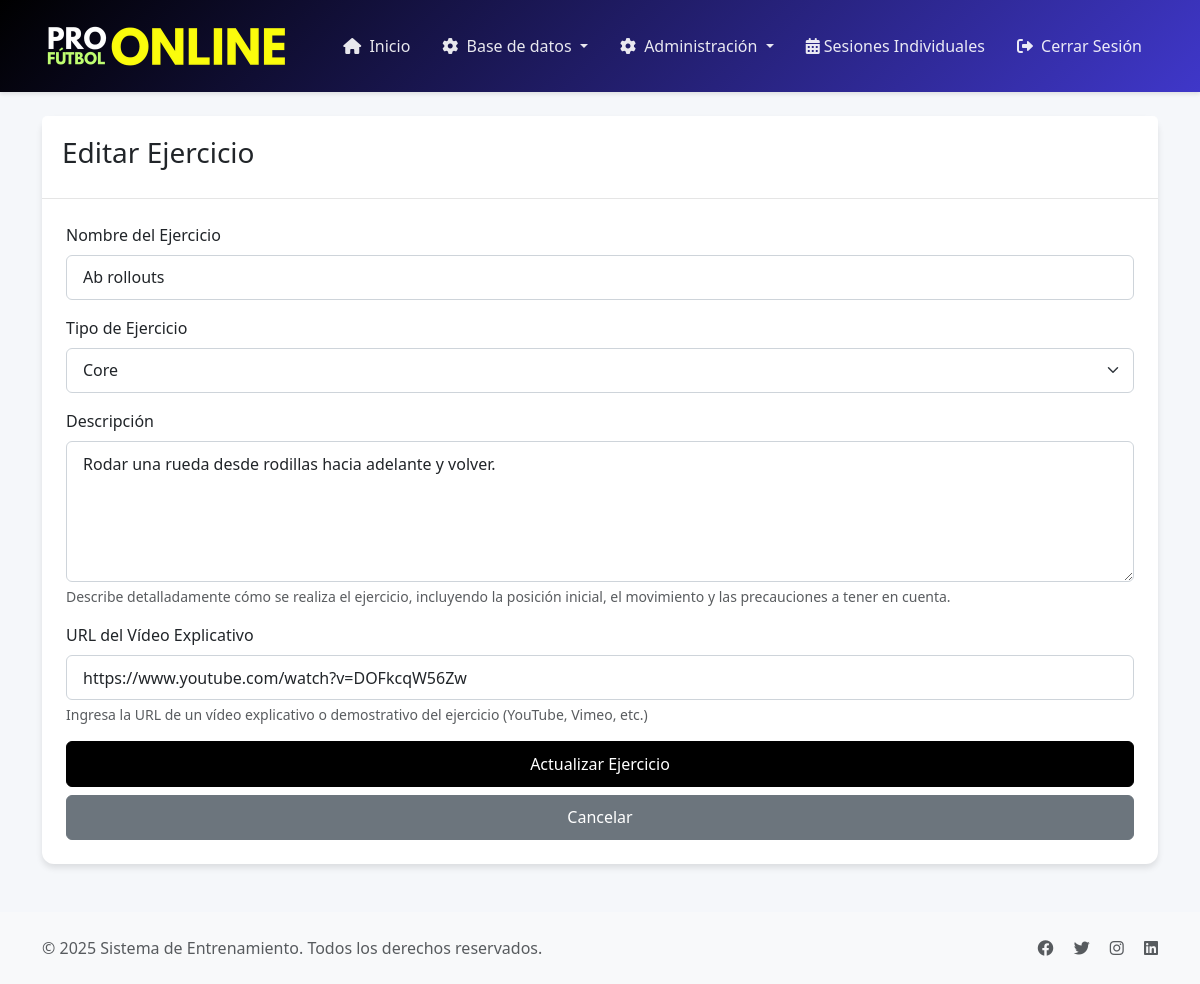
The page /ejercicios/editar/48 (signed in) on the database its author committed.
### tables this page shows
CREATE TABLE `ejercicios` (
  `id` int NOT NULL,
  `nombre` varchar(100) NOT NULL,
  `descripcion` text,
  `tipo_id` int NOT NULL,
  `video_url` varchar(255) DEFAULT NULL,
  `created_at` timestamp NULL DEFAULT CURRENT_TIMESTAMP
);

### controllers/BaseController.php (called while the page is built, shortened)
<?php
class BaseController {
    protected function render($view, $data = []) {
        extract($data);
        $viewPath = __DIR__ . "/../views/{$view}.php";
        require_once $viewPath;
    }
}

### controllers/EjercicioController.php (called while the page is built, shortened)
<?php
require_once 'BaseController.php';
require_once 'models/EjercicioModel.php';
require_once 'models/TipoEjercicioModel.php';
class EjercicioController extends BaseController {
    private $ejercicioModel;
    private $tipoModel;
    public function __construct() {
        $this->ejercicioModel = new EjercicioModel();
        $this->tipoModel = new TipoEjercicioModel();
    }
    public function editar($id) {
        $ejercicio = $this->ejercicioModel->findById($id);
        $tipos = $this->tipoModel->getAll();
        $this->render('ejercicios/editar', [
            'ejercicio' => $ejercicio,
            'tipos' => $tipos
        ]);
    }
}

### config/database.php (called while the page is built, shortened)
<?php
class Database {
    private static $instance = null;
    private $connection;
    private function __construct() {
        $host = 'localhost';
        $dbname = 'profutbolonline_qwb';
        $username = 'profutbolonline_asa';
        $password = '&}p^lgTkK9d~';
        try {
            $dsn = "mysql:host=$host;dbname=$dbname;charset=utf8mb4";
            $options = [
                PDO::ATTR_ERRMODE => PDO::ERRMODE_EXCEPTION,
                PDO::ATTR_DEFAULT_FETCH_MODE => PDO::FETCH_ASSOC,
                PDO::ATTR_EMULATE_PREPARES => false,
            ];
            $this->connection = new PDO($dsn, $username, $password, $options);
        } catch (PDOException $e) {
            die("Error de conexión a la base de datos: " . $e->getMessage());
        }
    }
    public static function getInstance() {
        if (self::$instance === null) {
            self::$instance = new self();
        }
        return self::$instance;
    }
    public function getConnection() {
        return $this->connection;
    }
}

### models/BaseModel.php (called while the page is built, shortened)
<?php
require_once __DIR__ . '/../config/database.php';
class BaseModel {
    public function __construct($table = null) {
        $this->db = Database::getInstance()->getConnection();
    }
}

### models/EjercicioModel.php (called while the page is built, shortened)
<?php
require_once 'BaseModel.php';
class EjercicioModel extends BaseModel {
    public function findById($id) {
        $query = "SELECT e.*, t.nombre as tipo_nombre, t.color as tipo_color, t.icono as tipo_icono
                  FROM ejercicios e
                  JOIN tipos_ejercicios t ON e.tipo_id = t.id
                  WHERE e.id = ?";
        $stmt = $this->db->prepare($query);
        $stmt->execute([$id]);
        return $stmt->fetch(PDO::FETCH_ASSOC);
    }
}

### models/TipoEjercicioModel.php (called while the page is built, shortened)
<?php
require_once 'BaseModel.php';
class TipoEjercicioModel extends BaseModel {
    public function __construct() {
        $this->table = 'tipos_ejercicios';
    }
    public function getAll() {
        $sql = "SELECT * FROM {$this->table} ORDER BY nombre";
        $stmt = $this->db->prepare($sql);
        $stmt->execute();
        return $stmt->fetchAll(PDO::FETCH_ASSOC);
    }
}

### views/ejercicios/editar.php (the view, shortened to what this page needs)
<?php require_once 'views/layouts/header.php'; ?>
<div class="container mt-4">
    <div class="row justify-content-center">
        <div class="col-md-12">
            <div class="card">
                <div class="card-header">
                    <h3>Editar Ejercicio</h3>
                </div>
                <div class="card-body">
                    <form method="POST" action="/ejercicios/editar/<?php echo $ejercicio['id']; ?>">
                        <div class="mb-3">
                            <label for="nombre" class="form-label">Nombre del Ejercicio</label>
                            <input type="text" class="form-control" id="nombre" name="nombre"
                                   value="<?php echo htmlspecialchars($ejercicio['nombre']); ?>" required>
                        </div>
                        <div class="mb-3">
                            <label for="tipo_id" class="form-label">Tipo de Ejercicio</label>
                            <select class="form-select" id="tipo_id" name="tipo_id" required>
                                <?php foreach ($tipos as $tipo): ?>
                                    <option value="<?php echo $tipo['id']; ?>"
                                            data-color="<?php echo $tipo['color']; ?>"
                                            data-icon="<?php echo $tipo['icono']; ?>"
                                            <?php echo $ejercicio['tipo_id'] == $tipo['id'] ? 'selected' : ''; ?>>
                                        <i class="<?php echo $tipo['icono']; ?>" style="color: <?php echo $tipo['color']; ?>"></i>
                                    </option>
                                <?php endforeach; ?>
                            </select>
                        </div>
                        <div class="mb-3">
                            <label for="descripcion" class="form-label">Descripción</label>
                            <textarea class="form-control" id="descripcion" name="descripcion" rows="5" required><?php
                                echo htmlspecialchars($ejercicio['descripcion']);
                            ?></textarea>
                            <div class="form-text">
                                Describe detalladamente cómo se realiza el ejercicio, incluyendo la posición inicial,
                                el movimiento y las precauciones a tener en cuenta.
                            </div>
                        </div>
                        <div class="mb-3">
                            <label for="video_url" class="form-label">URL del Vídeo Explicativo</label>
                            <input type="url" class="form-control" id="video_url" name="video_url"
                                   value="<?php echo htmlspecialchars($ejercicio['video_url'] ?? ''); ?>"
                                   placeholder="https://www.youtube.com/watch?v=...">
                            <div class="form-text">
                                Ingresa la URL de un vídeo explicativo o demostrativo del ejercicio (YouTube, Vimeo, etc.)
                            </div>
                        </div>
                        <div class="d-grid gap-2">
                            <button type="submit" class="btn btn-primary">Actualizar Ejercicio</button>
                            <a href="/ejercicios" class="btn btn-secondary">Cancelar</a>
                        </div>
                    </form>
                </div>
            </div>
        </div>
    </div>
</div>
<?php require_once 'views/layouts/footer.php'; ?>

### views/layouts/header.php (style rules this page uses)
:root { --primary-color: #000000; --secondary-color: #3f37c9; --accent-color: #4cc9f0; --success-color: #4caf50; --warning-color: #ff9800; --danger-color: #f44336; --light-color: #f8f9fa; --dark-color: #212529; }
body { background-color: #f5f7fa; font-family: 'Segoe UI', system-ui, -apple-system, sans-serif; }
.btn { padding: 0.6rem 1.2rem; font-weight: 500; border-radius: 6px; transition: all 0.3s ease; }
.btn-primary { background-color: var(--primary-color); border-color: var(--primary-color); }
.form-control, .form-select { border-radius: 6px; padding: 0.6rem 1rem; border: 1px solid #ced4da; transition: all 0.3s ease; }
.card { border: none; border-radius: 12px; box-shadow: 0 4px 6px rgba(0,0,0,0.1); transition: all 0.3s ease; }
.card-header { background-color: white; border-bottom: 1px solid rgba(0,0,0,0.1); padding: 1.25rem; }
.card-body { padding: 1.5rem; }

### rows shown on the page
ejercicios: nombre "Ab rollouts", tipo_id "Core", descripcion "Rodar una rueda desde rodillas hacia adelante y volver.", video_url "https://www.youtube.com/watch?v=DOFkcqW56Zw"
